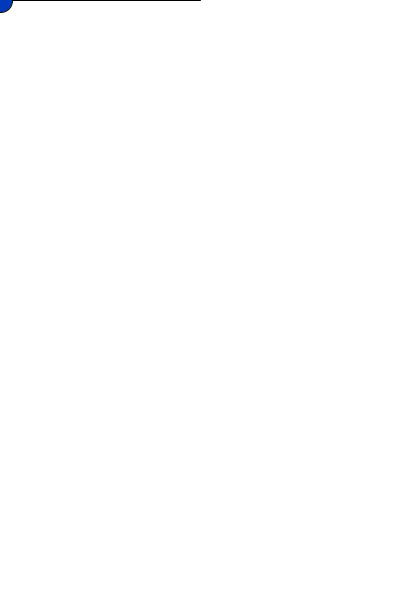
Frame 1 (no input)
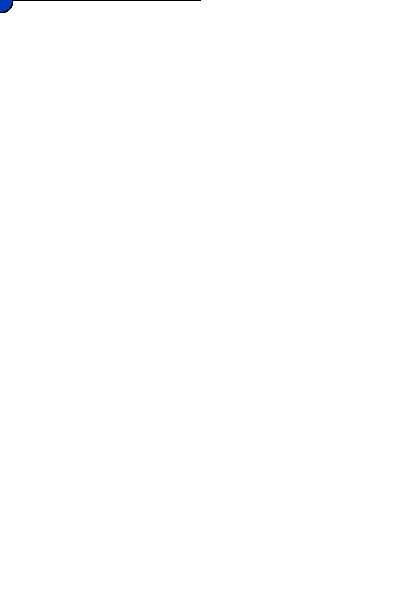
Frame 60 (the mouse pressed at the canvas centre just before this capture)
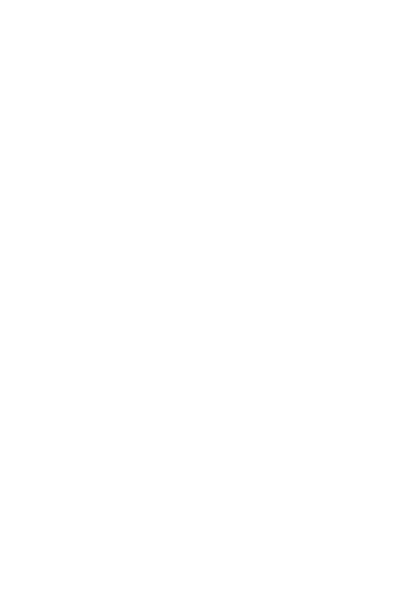
Frame 120 (the mouse held since frame 60 and released just before this capture)

The Processing sketch that drew these frames (run headless with seeded random() and noise(); from frame 60 on, the mouse is pressed at the canvas centre):

// Processing sketch: processing_98987
// ── processing_98987.pde

void setup()
{ 
  size(400, 600);
  background(255, 255, 255);
  smooth(); 
  frameRate(60);
} 
void draw() 
{ 
  line( 200, 0, mouseX, mouseY );
  fill( 0, 58, 186 );
  ellipse( mouseX, mouseY, 25, 25 );
  if(mousePressed == true)
  {
      background(255, 255, 255);
  }
}
